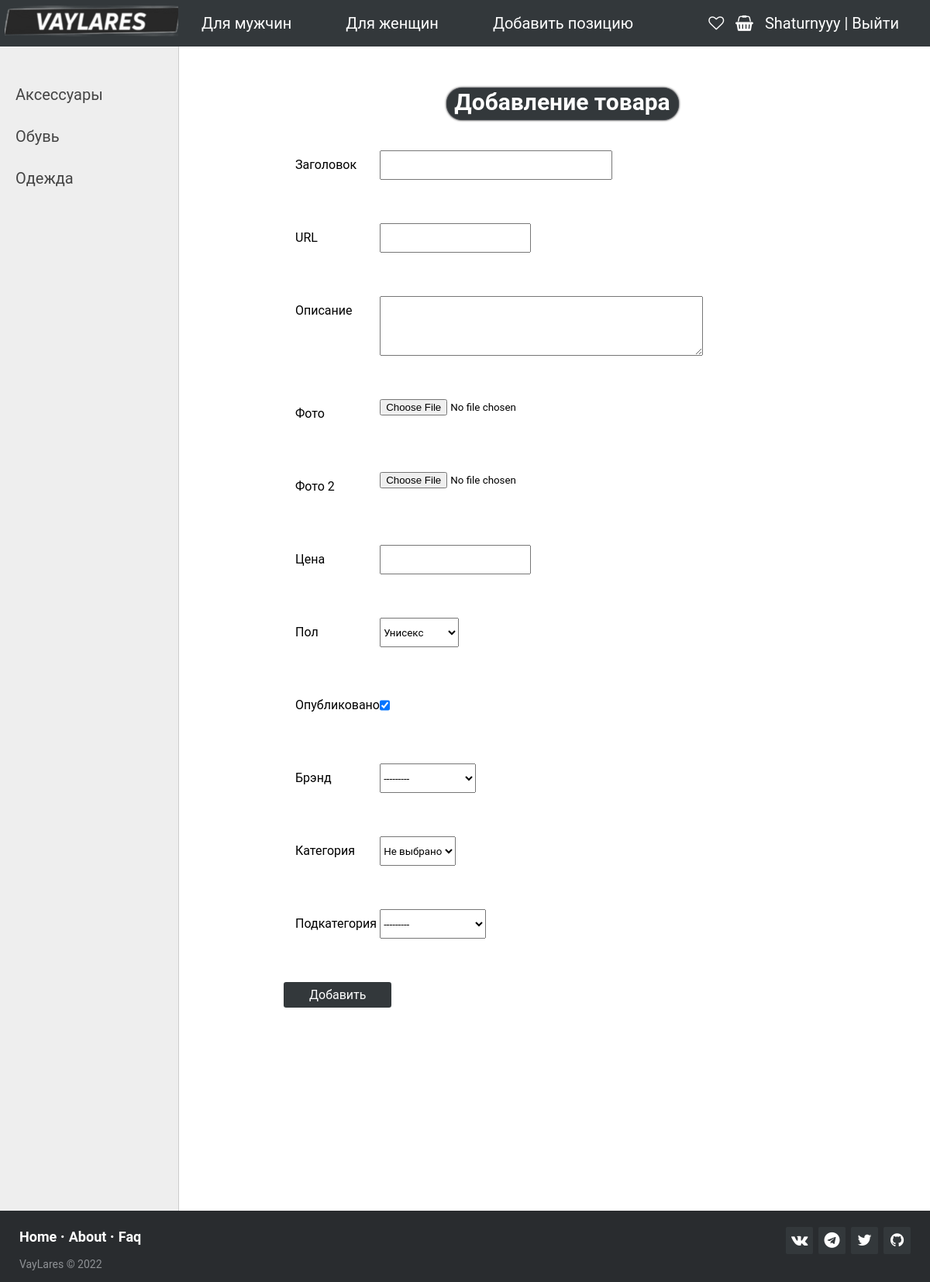
The app's page /add/ (signed in) with its own data.
### clothes/models.py (models this page shows)
class Category(models.Model):
    category_name = models.CharField(max_length=100, db_index=True)
    slug = models.SlugField(max_length=255, unique=True, db_index=True, verbose_name="URL", null=True)
    def __str__(self):
        return self.category_name
    def get_absolute_url(self):
        return reverse('category', kwargs={'category_slug': self.slug})
    class Meta:  # Используется в админ-панели
        verbose_name = 'Категории'
        verbose_name_plural = 'Категории'
        ordering = ['id']

### clothes/views.py (the view)
# urls.py: path('add/', AddProduct.as_view(), name='add'),
class AddProduct(LoginRequiredMixin, DataMixin, CreateView):
    form_class = AddGoodForm
    template_name = 'clothes/addgood.html'
    success_url = reverse_lazy('home')
    login_url = reverse_lazy('home')
    raise_exception = True
    def get_context_data(self, *, object_list=None, **kwargs):
        context = super().get_context_data(**kwargs)
        c_def = self.get_user_context(title='Добавление товара')
        return dict(list(context.items()) + list(c_def.items()))

### clothes/forms.py
class AddGoodForm(forms.ModelForm):
    def __init__(self, *args, **kwargs):
        super().__init__(*args, **kwargs)
        self.fields['category'].empty_label = 'Не выбрано'
    class Meta:
        model = Clothes
        fields = ['title', 'slug', 'content', 'photo', 'alternative_photo', 'price', 'gender', 'is_published', 'brand',
                  'category', 'subcategory']
        widgets = {
            'title': forms.TextInput(attrs={'class': 'form-input'}),
            'content': forms.Textarea(attrs={'cols': 50, 'rows': 5}),
        }

### cart/cart.py (called while the page is built)
    def __len__(self):
        return sum(item['quantity'] for item in self.cart.values())

### cart/context_processors.py (called while the page is built)
def cart(request):
    return {'cart': Cart(request)}

### clothes/Favourites.py (called while the page is built)
    def __len__(self):
        return len(self.fav)

### clothes/context_processors.py (called while the page is built)
def fav(request):
    return {'fav': Favour(request)}

### clothes/models.py (called while the page is built)
    def __str__(self):
        return self.brand_name

    def __str__(self):
        return self.subcategory_name

### clothes/templates/clothes/addgood.html (shortened to what this page needs)
{% extends 'clothes/base.html' %}
{% block content %}
<div class="container">
    <form method="post" enctype="multipart/form-data">
        <div class="login-wrapper">
            <div class="login-header-add">
                <div class="login-header__text">Добавление товара</div>
            </div>
            <div class="login-content">
                {% for f in form %}
                <div class="form-group row">
                    <label for="{{ f.id_for_label }}" class="col-sm-2 col-form-label">{{f.label}}</label>
                    {{ f }}
                </div>
                {% endfor %}
                <div class="form-group row">
                    <div class="'col-sm-10'">
                        <button type="submit" class="button-form">Добавить</button>
                    </div>
                </div>
            </div>
        </div>
    </form>
</div>
{% endblock %}

### clothes/templates/clothes/base.html (shortened to what this page needs)
{% load static %}
<!DOCTYPE html>
<html lang="ru">
<head>
    <link type="text/css" href="{% static 'clothes/css/styles.css' %}" rel="stylesheet"/>
    <link href="//netdna.bootstrapcdn.com/font-awesome/4.7.0/css/font-awesome.css" rel="stylesheet"/>
</head>
<body>
{% block header %}
<div class="header">
    <ul id="mainmenu" class="mainmenu">
        <li class="logo"><a href="{% url 'home' %}">
            <div class="logo"></div>
        </a></li>
        {% for m in menu %}
        {% if m.title == gender_selected %}
        <li class="gender-selected">{{m.title}}</li>
        {% else %}
        <li><a href="{% url m.url_name %}">{{m.title}}</a></li>
        {% endif %}
        {% endfor %}
        {% with cart_items=cart|length %}
        {% with fav_items=fav|length %}
        <li class="last">
            <span class="cart-icon">
                    <a class="fa fa-heart-o" href="{% url 'fav_detail' %}"></a>
            </span>
            <span class="cart-icon">
                    <a class="fa fa-shopping-basket" href="{% url 'cart:cart_detail' %}"></a>
            </span>
            {% if request.user.is_authenticated %}
             <a href="{% url 'profile' %}" >{{user.username}}</a> | <a href="{% url 'logout' %}">Выйти</a>
            {% else %}
            <a href="{% url 'register' %}">Регистрация</a>| <a href="{% url 'login' %}">Войти</a>
            {% endif %}
        </li>
    </ul>
    {% endwith %}
    {% endwith %}
</div>
{% endblock header %}
<table class="table-content" border=0 cellpadding="0" cellspacing="0">
    <tr>
        <td valign="top" class="left-chapters">
            <ul id="leftchapters">
                {% for c in cats %}
                {% if c.clothes__count > 0 %}
                {% if c.pk == cat_selected %}
                <li class="selected">{{c.category_name}}</li>
                {% for sc in subcats %}
                {% if sc.category_id == c.pk %}
                {% if sc.pk == subcat_selected %}
                <li class="subselected">{{sc.subcategory_name}}</li>
                {% else %}
                <li><a class="subcat" href="{{ sc.get_absolute_url }}">{{sc.subcategory_name}}</a></li>
                {% endif %}
                {% endif %}
                {% endfor %}
                {% else %}
                <li><a href="{{ c.get_absolute_url }}">{{c.category_name}}</a></li>
                {% endif %}
                {% endif %}
                {% endfor %}
            </ul>
        </td>
        <td valign="top" class="content">
            {% block content %}
            {% endblock %}
        </td>
    </tr>
</table>
<footer class="footer-distributed">
    <div class="footer-right">
        <a href="https://vk.com/lex_faesinop"><i class="fa fa-vk"></i></a>
        <a href="https://t.me/A1exander7"><i class="fa fa-telegram"></i></a>
        <a href="https://www.twitter.com"><i class="fa fa-twitter"></i></a>
        <a href="https://github.com/FaEsinoP"><i class="fa fa-github"></i></a>
    </div>
    <div class="footer-left">
        <p class="footer-links">
            <a class="link-1" href="{% url 'home' %}">Home</a>
            <a href="{% url 'about' %}">About</a>
            <a href="{% url 'faq' %}">Faq</a>
        </p>
        <p>VayLares &copy; 2022</p>
    </div>
</footer>
</body>
</html>

### clothes/static/clothes/css/styles.css (style rules this page uses)
* { box-sizing: border-box; margin:0; padding:0; }
html { height: 100%; }
body { margin: 0; min-height: 100%; display: grid; grid-template-rows: auto 1fr auto; grid-template-rows: auto 1fr auto; }
.content { width:100%; padding: 40px 20px 20px 40px; padding-bottom: 90px; }
.header { background: #33383b; height: 60px; }
ul.mainmenu { list-style: none; margin: 0; padding: 0; height: 60px; font-size: 20px; overflow: hidden; }
ul.mainmenu li { float: left; margin: 18px 40px 0 30px; }
ul.mainmenu li.logo { margin: 0; }
ul.mainmenu li.last { float: right; color: #ffffff; }
ul.mainmenu li a { color: #ffffff; text-decoration: none; }
.logo { background: url('../images/logo.png') no-repeat 6px 7px; width: 230px; height: 50px; }
a { text-decoration: none; color: black; }
.table-content { width: 100%; min-height: 100%; height: 100%; }
.left-chapters { margin: 0; background: #eee; border-right: 0.5px solid #ccc; min-height: 100%; }
.left-chapters ul { width: 230px; min-height: 100%; margin: 0; padding: 20px 10px 10px 20px; list-style: none; font-size: 20px; }
.left-chapters ul li { margin: 30px 0 0 0; color: #999; }
.left-chapters ul li a { color: #444; text-decoration: none; }
* { font-family: Roboto; }
.footer-distributed { background-color: #292c2f; box-shadow: 0 1px 1px 0 rgba(0, 0, 0, 0.12); box-sizing: border-box; width: 100%; text-align: left; font: normal 16px sans-serif; padding: 15px 25px; }
.footer-distributed .footer-left p { color: #8f9296; font-size: 14px; margin: 0; }
.footer-distributed p.footer-links { font-size: 18px; font-weight: bold; color: #ffffff; margin: 0 0 10px; padding: 0; transition: ease .25s; }
.footer-distributed p.footer-links a { display: inline-block; line-height: 1.8; text-decoration: none; color: inherit; transition: ease .25s; }
.footer-distributed .footer-links a:before { content: "·"; font-size: 20px; left: 0; color: #fff; display: inline-block; padding-right: 5px; }
.footer-distributed .footer-links .link-1:before { content: none; }
.footer-distributed .footer-right { float: right; margin-top: 6px; max-width: 180px; }
.footer-distributed .footer-right a { display: inline-block; width: 35px; height: 35px; background-color: #33383b; border-radius: 2px; font-size: 20px; color: #ffffff; text-align: center; line-height: 35px; margin-left: 3px; transition:all .25s; }
.form-input { width: 300px; font-size: 16px; }
.container { width: 100%; padding-right: 15px; padding-left: 15px; margin-right: auto; margin-left: auto; }
.login-wrapper { margin-top: 84px; width: 100%; height: 100%; display: flex; flex-direction: column; justify-content: flex-start; align-items: center; gap: 30px; }
.login-header-add { margin-top: -5rem; width: 100%; height: 60px; font-size: 30px; font-weight: bold; display: flex; justify-content: center; align-items: center; }
.login-header__text { padding-bottom: 5px; width: 300px; color: white; text-align: center; background: #33383b; border: 1px solid #40444a; border-radius: 20px; user-select: none; box-shadow: 0 0 3px black; }
.login-content { padding-right: 4px; width: 100%; height: calc(100vh - 220px); display: flex; flex-direction: column; gap: 20px; overflow: auto; }
.form-group { margin-bottom: 1rem; }
.row { display: -ms-flexbox; display: flex; -ms-flex-wrap: wrap; flex-wrap: wrap; margin-right: 50px; margin-left: 80px; }
.col-form-label { padding-top: calc(0.375rem + 1px); padding-bottom: calc(0.375rem + 1px); margin-bottom: 0; font-size: inherit; line-height: 1.5; }
.col-sm-2 { flex: 0 0 16.666667%; max-width: 16.666667%; position: relative; width: 100%; padding-right: 15px; padding-left: 15px; }
.button-form { color: #fff; background-color: #33383b; border-color: #33383b; display: inline-block; font-weight: 400; text-align: center; vertical-align: middle; user-select: none; border: 1px solid transparent; font-size: 1rem; display: inline-block; padding: 0.375rem 2rem; line-height: 1.2; border-radius: 0.2rem; }
option { font-size: 15px; }
.cart-icon { margin-right: 10px; }

### records on screen
Category: category_name "Аксессуары"
Category: category_name "Обувь"
Category: category_name "Одежда"

### other values on screen
{{ m.title }} "Для мужчин" "Для женщин" "Добавить позицию"
{{ user.username }} "Shaturnyyy"
{{ f.label }} "Заголовок" "URL" "Описание" "Фото" "Фото 2" "Цена" "Пол" "Опубликовано" "Брэнд" "Категория" "Подкатегория"
